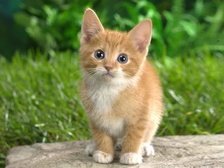
#> input picture images/cat1.jpg, 224 x 168 px, shrunk from 560 x 420 before the run
$ python svm.py
#> lines starting #> are read from the running program, lines starting #| are printed output that depends on the picture; after the words box and inside, x2 and y2 are one past the last pixel; in counts of white or black regions, pixels touching at a corner belong together
### utils.py
from PIL import Image
import numpy as np

import matplotlib.pyplot as plt


# [25 lines left out: function sample_mm_gaussian, not called in this run]


def load_image(filename='stanford.jpg'):
#> called with filename = 'cat1.jpg'
  im = np.array(Image.open('images/' + filename))
#> im is the input picture: shape (168, 224, 3); mean R, G, B 121.6, 135.5, 78.6
  if im.ndim > 2 and im.shape[2] > 3:
    im = im[..., :3]
  return im


def whiten(im):
  H, W, C = im.shape
  # Flatten
  whitened_im = im.reshape(-1, C).astype('float')
  # Whiten the feature
  whitened_im -= np.mean(whitened_im, 0)
  whitened_im /= np.sqrt(np.mean(whitened_im ** 2, 0))
  return whitened_im.reshape(H, W, C)


# [7 lines left out: function load_bilateral_image, not called in this run]


# [4 lines that do not run on import are left out]

### svm.py
import numpy as np
import matplotlib.pyplot as plt

from utils import load_image, whiten


def X(im, i, j):
  """ Return 3x3 image features. Assume that 0 < i < H, 0 < j < W"""
  return im[i - 1:i + 2, j - 1:j + 2].reshape(-1, 3)


def loss_and_grad(w, y, x, lamb=0.0001):
  # Type casting
  x = x.reshape(-1)

  wdotx = w.dot(x)
  grad = lamb * w
  if 1 > y * wdotx:
    grad -= (y * x)
  loss = max(0, 1 - y * wdotx) + lamb * np.sum(w ** 2)
  return loss, grad


def predict(wim, w):
  H, W = wim.shape[:2]
  pred = np.zeros((H, W))

  for i in range(1, H - 1):
    for j in range(1, W - 1):
      pred[i, j] = w.dot(X(wim, i, j).reshape(-1))

  return pred


im = load_image('cat1.jpg')
im2 = load_image('cat2.jpg')
#> call 2 of load_image, with filename = 'cat2.jpg'
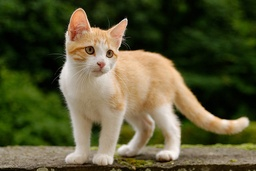
#> input picture images/cat2.jpg, 256 x 171 px, shrunk from 640 x 428 before the run
#> in load_image, im is the input picture: shape (171, 256, 3); mean R, G, B 87.5, 86.2, 53.8
y = load_image('cat1_label.png').astype('int')
#> call 3 of load_image, with filename = 'cat1_label.png'
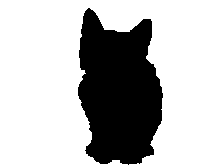
#> input picture cat1_label.png, 224 x 168 px, shrunk from 560 x 420 before the run, found by its file name
#> in load_image, im is the input picture: shape (168, 224); values 0 (black) and 1 (white), 73.7% white; 1 black region, box (x1, y1, x2, y2) and area: (78, 8, 163, 165) 9911
y = y * 2 - 1  # {-1, 1}^{H \times W}
H, W = im.shape[:2]
#> H = 168; W = 224
MAX_ITER = 2000

# Whiten the image
whitened_im = whiten(im)
#> in whiten, `return whitened_im.reshape(H, W, C)`:
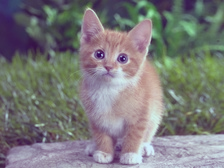
#> returned value: shape (168, 224, 3) float64; mean of channels 0, 1, 2 -3.43e-15, 1.88e-15, -4.01e-15; drawn with min black and max white
whitened_im2 = whiten(im2)
#> in whiten (call 2), `return whitened_im.reshape(H, W, C)`:
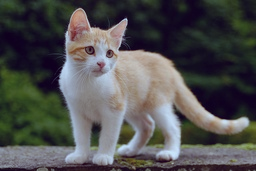
#> returned value: shape (171, 256, 3) float64; mean of channels 0, 1, 2 -1.05e-14, -3.39e-15, -1.77e-14; drawn with min black and max white

# Define weight
w = np.random.rand(27) / 27

for curr_iter in range(MAX_ITER + 1):
  # Get random image patch
  i = np.random.randint(1, H - 1)
  j = np.random.randint(1, W - 1)

  # Get loss and gradient
  loss, grad = loss_and_grad(w, y[i, j], X(whitened_im, i, j))
  w -= 0.001 * grad

  if curr_iter % 50 == 0:
    print("Iter: {}\tLoss: {:.4}".format(curr_iter, loss))

  if curr_iter % 1000 == 0:
    pred = predict(whitened_im2, w)
    plt.imshow(pred)
    plt.clim(-1, 1)
    plt.axis('off')
    plt.show()
#> this loop made 2001 passes
#> (wdotx in loss_and_grad, loss) on passes 1 to 3: (-0.482, 1.48), (-0.437, 1.44), (0.401, 0.599)
#| Iter: 0	Loss: 1.482
#| Iter: 50	Loss: 1.174
#| Iter: 100	Loss: 0.2671
#| Iter: 150	Loss: 0.5481
#| Iter: 200	Loss: 4.765e-06
#| Iter: 250	Loss: 0.8966
#| Iter: 300	Loss: 0.39
#| Iter: 350	Loss: 7.066e-06
#> (further printed lines are left out)
#> pass 1, `pred = predict(whitened_im2, w)`:
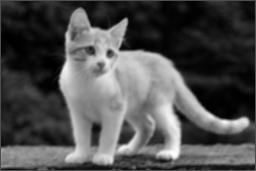
#> pred: shape (171, 256) float64; min -0.612, max 1.4, mean 0.00667; drawn with min black and max white
#> after the loop, w = 27 values, max 0.129 at index 19, min -0.174 at index 6, mean -0.0378
